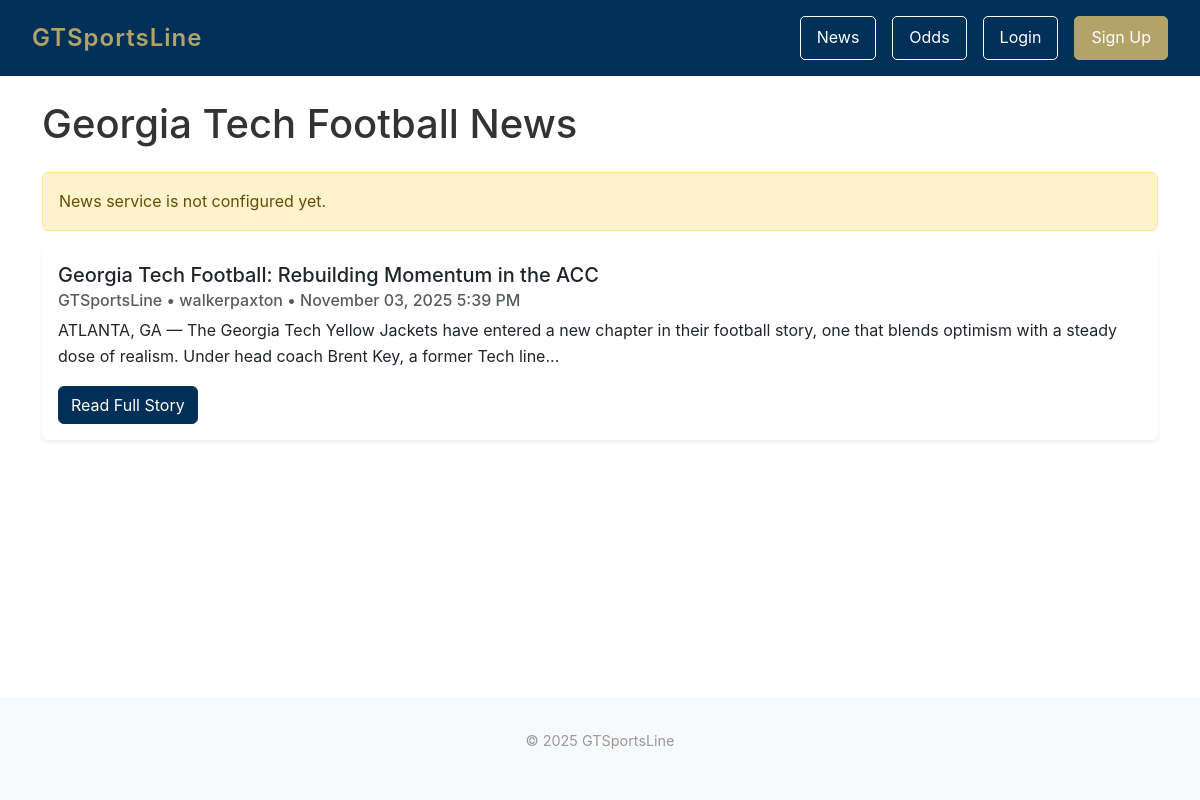
Page /news/ on the committed database.
### news/models.py (models this page shows, shortened)
class NewsArticle(models.Model):
    title = models.CharField(max_length=200)
    content = models.TextField()
    author = models.ForeignKey(User, on_delete=models.CASCADE)
    created_at = models.DateTimeField(auto_now_add=True)
    updated_at = models.DateTimeField(auto_now=True)
    class Meta:
        ordering = ['-created_at']

### news/views.py (the view)
# urls.py: path('', views.news_list, name='news.list'),
def news_list(request):
    template_data = {
        'title': 'Georgia Tech Football News'
    }
    db_articles = NewsArticle.objects.all()
    db_articles_list = []
    for article in db_articles:
        db_articles_list.append({
            "title": article.title,
            "description": article.content[:200] + "..." if len(article.content) > 200 else article.content,
            "url": f"/news/{article.id}/",  # Link to detail page
            "image_url": None,
            "source": "GTSportsLine",
            "author": article.author.username,
            "published_at": article.created_at,
            "is_db_article": True,  # Flag to identify database articles
            "article_id": article.id,
        })
    api_articles, error_message = _fetch_georgia_tech_football_news()
    for article in api_articles:
        article["is_db_article"] = False
    all_articles = db_articles_list + api_articles
    template_data['articles'] = all_articles
    template_data['error_message'] = error_message
    return render(request, 'news/news.html', {'template_data': template_data})

### news/views.py (called while the page is built, shortened)
def _fetch_georgia_tech_football_news():
    api_key = getattr(settings, "NEWS_API_KEY", None)
    if not api_key:
        return [], "News service is not configured yet."

### news/templates/news/news.html (shortened to what this page needs)
{% extends 'base.html' %}
{% block content %}
<div class="container mt-4">
    <h1 class="mb-4">Georgia Tech Football News</h1>
    {% if template_data.error_message %}
        <div class="alert alert-warning" role="alert">
            {{ template_data.error_message }}
        </div>
    {% endif %}
    {% for article in template_data.articles %}
    <div class="card mb-3 shadow-sm border-0">
        <div class="card-body">
            <h5 class="card-title">{{ article.title }}</h5>
            <h6 class="card-subtitle mb-2 text-muted">
                {% if article.source %}{{ article.source }}{% endif %}
                {% if article.author %} • {{ article.author }}{% endif %}
                {% if article.published_at %} • {{ article.published_at|date:"F d, Y g:i A" }}{% endif %}
            </h6>
            {% if article.description %}
                <p class="card-text">{{ article.description }}</p>
            {% endif %}
            <a href="{{ article.url }}" class="btn btn-primary" style="background-color: #003057; border-color: #003057;" target="_blank" rel="noopener noreferrer">Read Full Story</a>
        </div>
    </div>
    {% empty %}
    <div class="alert alert-info" role="alert">
        No Georgia Tech football stories are available right now. Please check back later.
    </div>
    {% endfor %}
</div>
{% endblock %}

### gtsportsline/templates/base.html (style rules this page uses)
* { margin: 0; padding: 0; box-sizing: border-box; }
body { font-family: 'Poppins', -apple-system, BlinkMacSystemFont, 'Segoe UI', Roboto, Oxygen, Ubuntu, Cantarell, sans-serif; color: #333; line-height: 1.6; min-height: 100vh; display: flex; flex-direction: column; }

### rows in the picture
NewsArticle: title "Georgia Tech Football: Rebuilding Momentum in the ACC", published_at "November 03, 2025 5:39 PM"

### other values in the picture
{{ template_data.error_message }} "News service is not configured yet."
{{ article.source }} "GTSportsLine"
{{ article.author }} "walkerpaxton"
